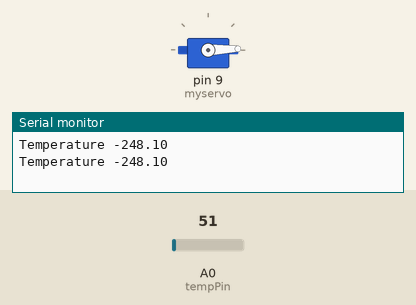
A sketch run on a simulated Arduino Uno, built with avr-gcc and run on an emulated ATmega328P. On the bench: servo, the last lines printed to the serial monitor. The inputs (shaded band) are chosen by the test bench; at power-on: A0 (tempPin) = 51.

Above: at 6.2 s.
6.3 s: A0 (tempPin) set to 30
At 11.4 s:
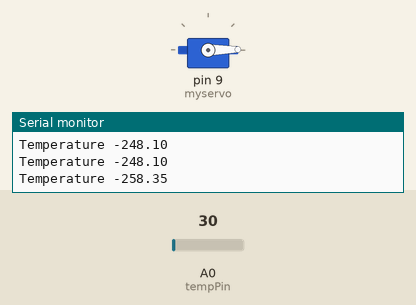
12.8 s: A0 (tempPin) set to 86
At 17.7 s:
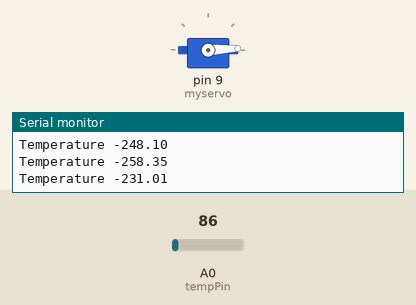
Timing chart, 0 to 19.2 s (numbered marks = the images above; inputs shaded):
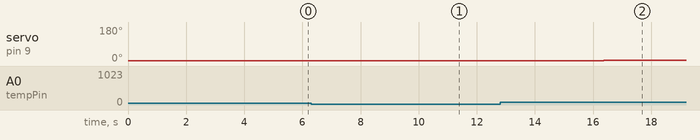

The sketch:

temperatureServo.ino
```cpp
/*

*/

#include <Servo.h>
#define tempPin A0 // declares analog pin A0 as the pin we will read
// temperate from

Servo myservo; // create servo object to control a servo

void setup() {
  Serial.begin(115200); //begin serial connetection, declare baud rate
  myservo.attach(9); // attaches the servo on pin 9 to the servo object
}

void loop() {
  float tempVolts = 5.0*analogRead(tempPin)/1024;
  float tempKelvin = tempVolts/0.01;
  float tempCelsius = tempKelvin - 273;
  int angle = map(round(tempCelsius), 0, 180, 15, 25);

  Serial.println();
  Serial.print("Temperature ");
  Serial.println(tempCelsius);

  for (int pos = 0; pos <= 180; pos++) { // goes from 0 degrees to 180 degrees
    // in steps of 1 degree
    myservo.write(angle); //tell servo to go to position in varialbe "pos"
    delay(15); // waits 15ms for the servo to reach the position
  }
  for (int pos = 180; pos >= 0; pos--) { // goes from 180 degrees to 0 degrees
    myservo.write(angle); // tel servo to go to position in variable "pos"
    delay(15); // waits 15ms for the servo to reach the position
  }
}
```

Measured:
- after the input at 6.3 s, servo on pin 9 (myservo): 2° → 1° after 4.6 s
- after the input at 12.8 s, servo on pin 9 (myservo): 1° → 3° after 3.6 s
